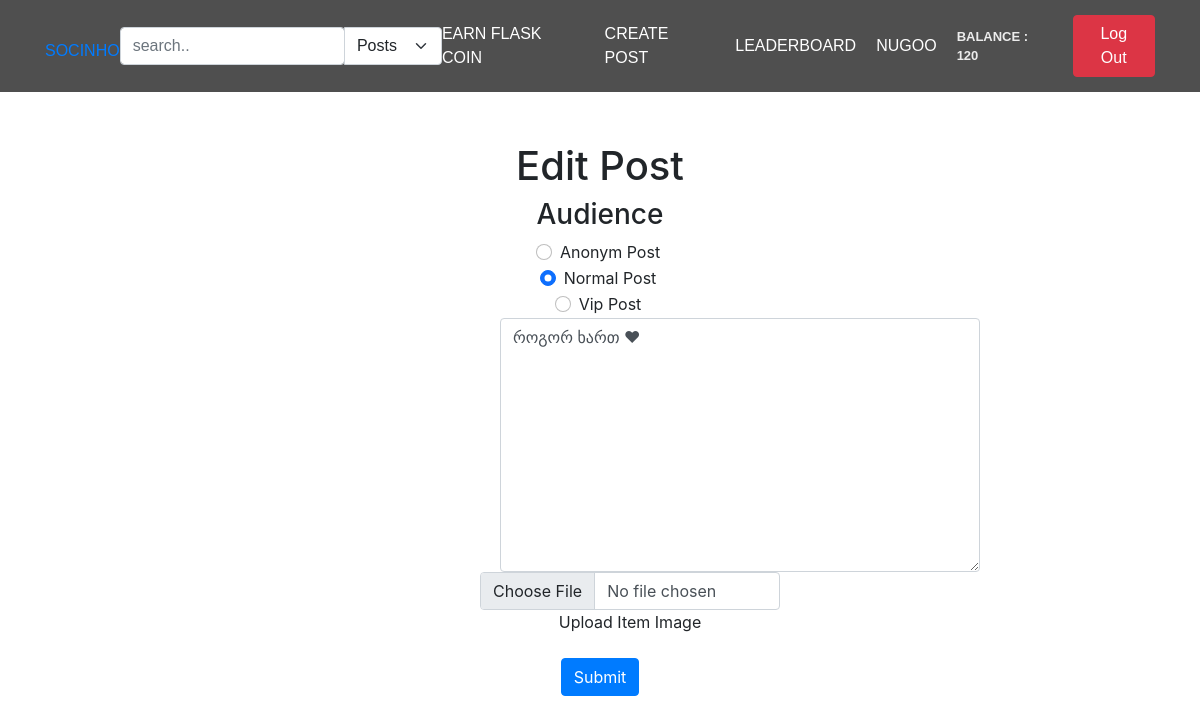
Before: /edit-post/1 (signed in) with the older database file.
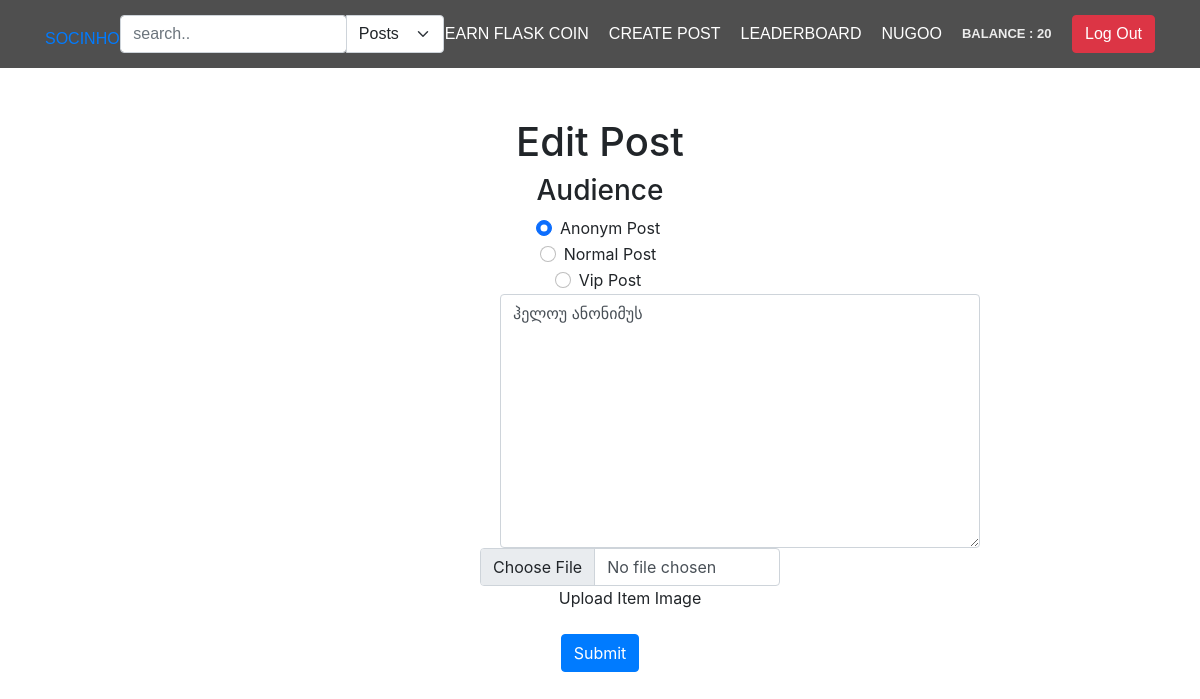
After: the same page with the newer database file.
### app/main/models.py (models this page shows, shortened)
class User(db.Model, UserMixin):
    id = db.Column(db.Integer, primary_key=True)
    username = db.Column(db.String(80), unique=True)
    email = db.Column(db.String(50), nullable=False)
    password = db.Column(db.String(50), nullable=False)
    user_image = db.Column(db.String(80), default='static/pfp/default.png')
    flask_coin = db.Column(db.Integer, default=100)
    privacy = db.Column(db.String(50), default='public')
    posts = db.relationship('Post', backref='user', lazy=True, cascade="all, delete-orphan")
    followers = db.relationship('Follow', foreign_keys='Follow.following_to_id', backref='following_to', lazy='dynamic', cascade="all, delete-orphan")
    following = db.relationship('Follow', foreign_keys='Follow.following_from_id', backref='following_from', lazy='dynamic', cascade="all, delete-orphan")
    def delete(self):
        db.session.delete(self)
        db.session.commit()

class Post(db.Model):
    id = db.Column(db.Integer, primary_key=True)
    user_id = db.Column(db.Integer, db.ForeignKey('user.id'), nullable=False)
    post_text = db.Column(db.String(200), nullable=False)
    post_image = db.Column(db.String(100))
    post_date = db.Column(db.DateTime, nullable=False, default=datetime.utcnow)
    likers = db.relationship('Like', backref='post', lazy=True, cascade='all, delete-orphan')
    post_type = db.Column(db.String(50), default='normal')
    def delete(self):
        db.session.delete(self)
        db.session.commit()

### app/main/views.py (the view, shortened to what this page needs)
@main_bp.route('/edit-post/<int:post_id>', methods=['GET', 'POST'])
@login_required
def edit_post(post_id):
    if request.method == 'GET':
        print('get')
        post = Post.query.filter_by(id=post_id).first()
        if not post:
            print('post not found')
            return redirect(url_for('main.index'))
        return render_template('edit-post.html', post=post)

### app/main/views.py (called while the page is built)
@login_manager.user_loader
def load_user(user_id):
    return User.query.get(user_id)

### app/main/templates/edit-post.html (shortened to what this page needs)
{% extends 'main.html' %}
{% block content %}
    <div style="text-align: center; margin-top: 50px;" >
        <form action="{{ url_for('main.edit_post', post_id=post.id) }}" method="post" enctype="multipart/form-data">
            <h1 style="text-align: center;">Edit Post</h1>
            <div style="text-align: center;">
                <h3>Audience</h3>
                <div class="form-check">
                    {% if post.post_type == 'anonym' %}
                        <input class="form-check-input" type="radio" name="poster_type" id="flexRadioDefault1" checked value="anonym">
                        <label class="form-check-label" for="flexRadioDefault1">
                        Anonym Post
                        </label>
                    {% else %}
                        <input class="form-check-input" type="radio" name="poster_type" id="flexRadioDefault1"  value="anonym">
                        <label class="form-check-label" for="flexRadioDefault1">
                        Anonym Post
                        </label>
                    {% endif %}
                  </div>
                  <div class="form-check">
                    {% if post.post_type == 'normal' %}
                        <input class="form-check-input" type="radio" name="poster_type" id="flexRadioDefault2" checked value="normal">
                        <label class="form-check-label" for="flexRadioDefault2">
                        Normal Post
                        </label>
                    {% else %}
                        <input class="form-check-input" type="radio" name="poster_type" id="flexRadioDefault2" value="normal">
                        <label class="form-check-label" for="flexRadioDefault2">
                        Normal Post
                        </label>
                    {% endif %}
                  </div>
                  <div class="form-check">
                    {% if post.post_type == 'vip' %}
                        <input class="form-check-input" type="radio" name="poster_type" id="flexRadioDefault3" checked value="vip">
                        <label class="form-check-label" for="flexRadioDefault3">
                        Vip Post
                        </label>
                    {% else %}
                        <input class="form-check-input" type="radio" name="poster_type" id="flexRadioDefault3" value="vip">
                        <label class="form-check-label" for="flexRadioDefault3">
                        Vip Post
                        </label>
                    {% endif %}
                  </div>
            </div>
            <div class="input-group" style="width:40%; margin-left:500px;resize: none;">
                <textarea class="form-control" aria-label="With textarea" name="post_content" rows="10" cols="200" required>{{post.post_text}}</textarea>
            </div>
            <div class="form-group" style="text-align: center; margin-left:40%; margin-right: 50%; width: 300px;">
                <input type="file" name="post_image" class="form-control" id="formFile">
                <label for="formFile" class="form-label">Upload Item Image</label>
            </div>
            <button type="submit" class="btn btn-primary">Submit</button>
        </form>
    </div>
{% endblock %}

### app/main/templates/main.html (shortened to what this page needs)
<!DOCTYPE html>
<html lang="en">
<head>
    <link rel="stylesheet" href="https://cdn.jsdelivr.net/npm/bootstrap@5.0.0-alpha1/dist/css/bootstrap.min.css">
    <link rel="stylesheet" href="{{ url_for('static', filename='style.css') }}">
    <link rel="stylesheet" href="https://cdn.jsdelivr.net/npm/bootstrap@4.3.1/dist/css/bootstrap.min.css">
</head>
<body>
    <header class="main-header">
        <div class="container">
            <li class="socinho" ><a href="{{ url_for('main.index') }}">SOCINHO</a> </li>
            {% if current_user.is_authenticated %}
                <form action="{{ url_for('main.search') }}" method="post">
                    <div class="input-group">
                        <input  type="search" class="form-control rounded" placeholder="search.." aria-label="Search" aria-describedby="search-addon" name="search" required />
                        <select class="form-select" aria-label="Default select example" onchange="this.form.submit()" name="search_filter">
                            <option value="posts" >Posts</option>
                        </select>
                    </div>
                </form>
            {% endif %}
            <nav class="main-navigation">
                {% if current_user.username %}
                    <li><a href="{{ url_for('main.play_for_earn') }}">Earn Flask Coin </a></li>
                    <li><a href="/create-post" data-toggle="modal" data-target="#mymodal">Create Post</a></li>
                    <li><a href="/leaderboard">Leaderboard</a></li>
                    <li><a href="{{ url_for('main.user_profile') }}">{{current_user.username}}</a></li>
                    <li><p class="balance" style="margin: 0">Balance : {{ current_user.flask_coin }}</p>
                {% endif %}
            </nav>
            <div>
                {% if current_user.username %}
                    <li>
                        <form action="{{ url_for('main.logout') }}">
                            <button name="submit" type="submit" class="btn btn-danger">Log Out</button>
                        </form>
                    </li>
                {% endif %}
            </div>
        </div>
    </header>
    {% block content %}
    {% endblock %}
</body>
</html>

### app/main/static/style.css (style rules this page uses)
body { background-color: #000; }
body { background-color: rgb(156, 205, 226); }
li { list-style-type: none; }
.main-header { top: 0; padding: 15px; width: 100%; background-color: rgba(35, 35, 35, 0.8); z-index: 11; }
.main-header .container { font-family: "Source Sans Pro Bold", sans-serif; display: flex; align-items: center; justify-content: space-between; text-transform: uppercase; }
.main-header .container .main-navigation { transition: 1s height; text-transform: uppercase; display: flex; align-items: center; }
.main-header .container .main-navigation li { width: fit-content; margin-right: 20px; padding: 0; }
.main-header .container .main-navigation li a { font-size: 16px; color: white; -webkit-transition: 0.3s; -moz-transition: 0.3s; -o-transition: 0.3s; transition: 0.3s; }
.balance { font-size: 13px; font-weight: bold; color: #ececec; }
body { background-color:#545454; font-family: "Poppins", sans-serif; font-weight: 300; }
.rounded { width: 55% !important; }
.socinho { margin-top: 10px; }

Changed rows visible on the page:
changed User "NUGOO": flask_coin "120" → "20"
changed Post: post_type "normal" → "anonym" (drawn); post_content "როგორ ხართ ♥" → "ჰელოუ ანონიმუს"
Other visible differences:
form field poster_type: (not shown) → "☑ Anonym Post"
form field poster_type: (not shown) → "☐ Normal Post"
form field poster_type: "☐ Anonym Post" → (not shown)
form field poster_type: "☑ Normal Post" → (not shown)
